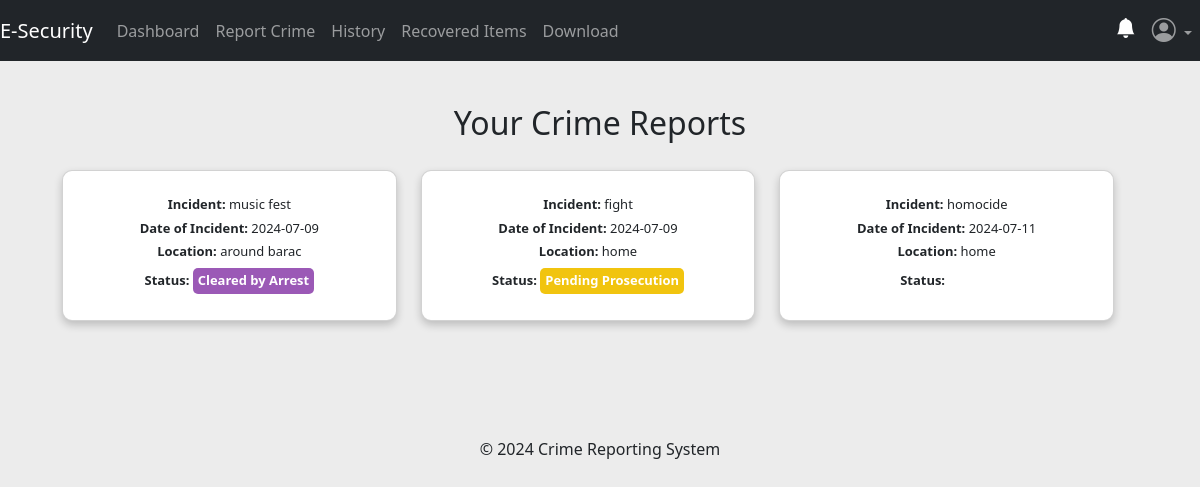
Before: /users/history (signed in) with the older database file.
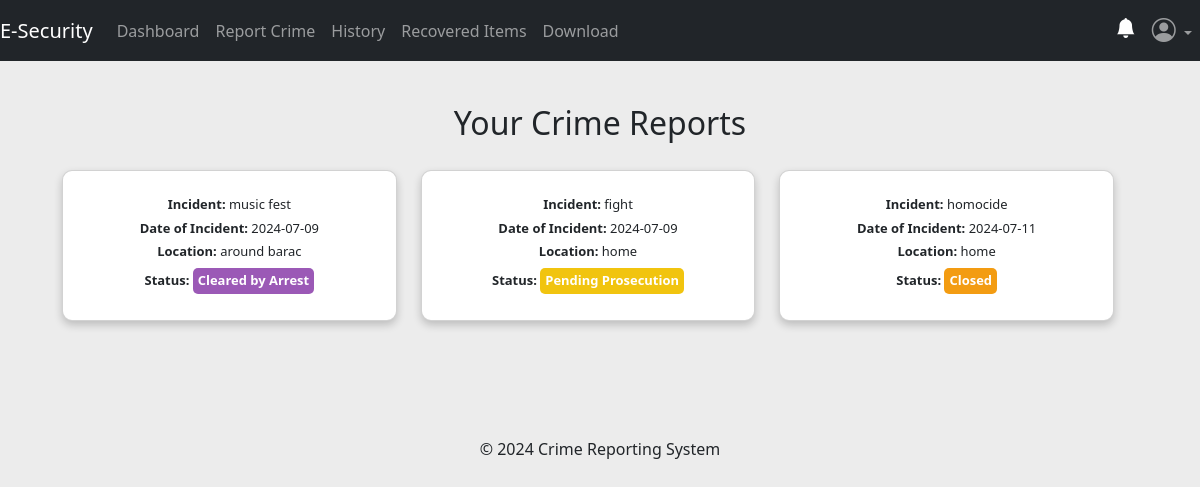
After: the same page with the newer database file.
### app/posts/models.py (models this page shows, shortened)
class Crime(db.Model, UserMixin):
    crime_id = db.Column(db.Integer, primary_key=True)
    date_of_incident = db.Column(db.String(10), nullable=False)
    issued_by = db.Column(db.String(20), nullable=True)
    time_of_incident = db.Column(db.String(10), nullable=False)
    phonenumber = db.Column(db.String(10), nullable=True)
    incident_location = db.Column(db.Text, nullable=False)
    incident_nature = db.Column(db.Text, nullable=False)
    incident_details = db.Column(db.Text, nullable=False)
    suspect_details = db.Column(db.Text, nullable=True)
    arrest_history = db.Column(db.Text, nullable=False)
    suspect_name = db.Column(db.String(10), nullable=True)
    comments = db.Column(db.Text, nullable=True)
    crime_status = db.Column(db.String(10), nullable=True)
    latitude = db.Column(db.Float)
    longitude = db.Column(db.Float)
    crime_file_upload = db.Column(db.Text, nullable=True)
    crime_file_name = db.Column(db.Text, nullable=True)
    crime_mimetype = db.Column(db.Text, nullable=True)
    date_crime_received = db.Column(db.DateTime(timezone=True), nullable=False, default=current_time())
    reporter_id = db.Column(db.Integer, db.ForeignKey('user.id'))

### app/users/routes.py (the view)
@users.route('/users/history')
@login_required
def history():
    try:
        reporter = current_user.id
        crimes = Crime.query.filter_by(reporter_id=reporter).all()
        return render_template('user/history.html', crimes=crimes)
    except Exception:
        flash('Unable to fetch your data. Please try again later.', 'danger')
        return render_template('user/history.html', crimes=[])

### app/__init__.py (called while the page is built)
@login_manager.user_loader
def load_user(user_id):
    return models.User.query.get(user_id)

### app/templates/user/history.html (shortened to what this page needs)
{% extends 'user/base.html' %}
{% block content %}
<!DOCTYPE html>
<html lang="en">
<head>
</head>
<body>
  <div class="container mt-4">
    <h2 class="text-center">Your Crime Reports</h2>
    {% if crimes %}
      <div class="row">
        {% for crime in crimes %}
          <div class="col-lg-4 col-md-6 col-sm-12">
            <div class="card mb-4 reduced-card-size" onclick="crime_details('{{ crime.crime_id }}')" style="cursor: pointer;">
              <div class="card-body">
                <h5 class="card-text"><strong>Incident:</strong> {{ crime.incident_nature }}</h5>
                <h5 class="card-text"><strong>Date of Incident:</strong> {{ crime.date_of_incident }}</h5>
                <h5 class="card-text"><strong>Location:</strong> {{ crime.incident_location }}</h5>
                <h5 class="card-text"><strong>Status:</strong>
                  <span class="status
                    {% if crime.crime_status == 'Unsolved' %} status-unsolved
                    {% elif crime.crime_status == 'Recovered' %} status-recovered
                    {% elif crime.crime_status == 'Under Investigation' %} status-under-investigation
                    {% elif crime.crime_status == 'Solved' %} status-solved
                    {% elif crime.crime_status == 'Cleared by Arrest' %} status-cleared-by-arrest
                    {% elif crime.crime_status == 'Cold Case' %} status-cold-case
                    {% elif crime.crime_status == 'Closed' %} status-closed
                    {% elif crime.crime_status == 'Pending Prosecution' %} status-pending-prosecution
                    {% elif crime.crime_status == 'Adjudicated' %} status-adjudicated
                    {% endif %}
                  ">{{ crime.crime_status }}</span>
                </h5>
              </div>
            </div>
          </div>
        {% endfor %}
      </div>
    {% endif %}
  </div>
</body>
</html>
{% endblock %}

### app/templates/user/base.html (shortened to what this page needs)
<!DOCTYPE html>
<html lang="en">
<head>
    <link rel="stylesheet" href="{{ url_for('static', filename='css/styles.css') }}" rel="stylesheet" />
    <link rel="stylesheet" href="https://cdn.jsdelivr.net/npm/bootstrap-icons@1.11.3/font/bootstrap-icons.min.css" />
    <link href="https://cdn.jsdelivr.net/npm/bootstrap@5.3.3/dist/css/bootstrap.min.css" rel="stylesheet"
 />
</head>
<body>
    <nav class="navbar navbar-expand-md navbar-dark bg-dark fixed-top">
        <a class="navbar-brand nav-link active" href="{{ url_for('main.home_page') }}">E-Security </a>
        <div class="collapse navbar-collapse" id="navbarSupportedContent">
            {% if current_user.is_authenticated %}
            <ul class="navbar-nav">
                <li class="new-item active">
                    <a class="nav-link" href="{{ url_for('users.user_dashboard') }}">Dashboard</a>
                </li>
                <li class="nav-item">
                    <a class="nav-link" href="{{ url_for('posts.report_crime') }}">Report Crime</a>
                </li>
                <li class="nav-item">
                    <a class="nav-link" href="{{ url_for('users.history') }}">History</a>
                </li>
                <li class="nav-item">
                    <a class="nav-link" href="{{ url_for('users.recovered') }}">Recovered Items</a>
                </li>
                <li class="nav-item">
                    <a class="nav-link" href="{{ url_for('users.download') }}">Download</a>
                </li>
            </ul>
            <ul class="navbar-nav ms-auto">
                <li class="nav-item">
                    <a class="nav-link" href="{{ url_for('users.notification') }}"><i class="bi bi-bell-fill h5"
                            style="color: white;"></i></a>
                </li>
                <li class="nav-item dropdown">
                    <a class="nav-link dropdown-toggle" href="#" role="button" data-bs-toggle="dropdown"
                        aria-expanded="false">
                        <i class="bi bi-person-circle h4"></i>
                    </a>
                </li>
            </ul>
            {% endif %}
        </div>
    </nav>
    {% block content %} {% endblock content %}
    <br>
    <footer class="text-center mt-5">
        <p>&copy; 2024 Crime Reporting System</p>
    </footer>
</body>
</html>

### app/static/css/styles.css (style rules this page uses)
html,body { height: 100%; width: 100%; padding-top: 40px; }
.row { display: flex; flex-wrap: wrap; width: 100%; padding: 20px; }
.row:after { content: ""; display: table; clear: both; }
.card { box-shadow: 0 4px 8px 0 rgba(0, 0, 0, 0.2); padding: 16px; text-align: center; background-color: #f1f1f1; }

### app/templates/user/history.html (style rules this page uses)
body { background-color: #ececec; }
.reduced-card-size { padding: 10px; margin-bottom: 10px; font-size: 0.9em; border-radius: 10px; transition: transform 0.3s ease; }
.card-text { font-size: 0.9em; }
.status { font-weight: bold; padding: 5px; border-radius: 5px; color: white; display: inline-block; }
.status-cleared-by-arrest { background-color: #9b59b6; }
.status-closed { background-color: #f39c12; }
.status-pending-prosecution { background-color: #f1c40f; }

Changed rows visible on the page:
changed Crime "homocide": crime_status (not shown) → "Closed"
